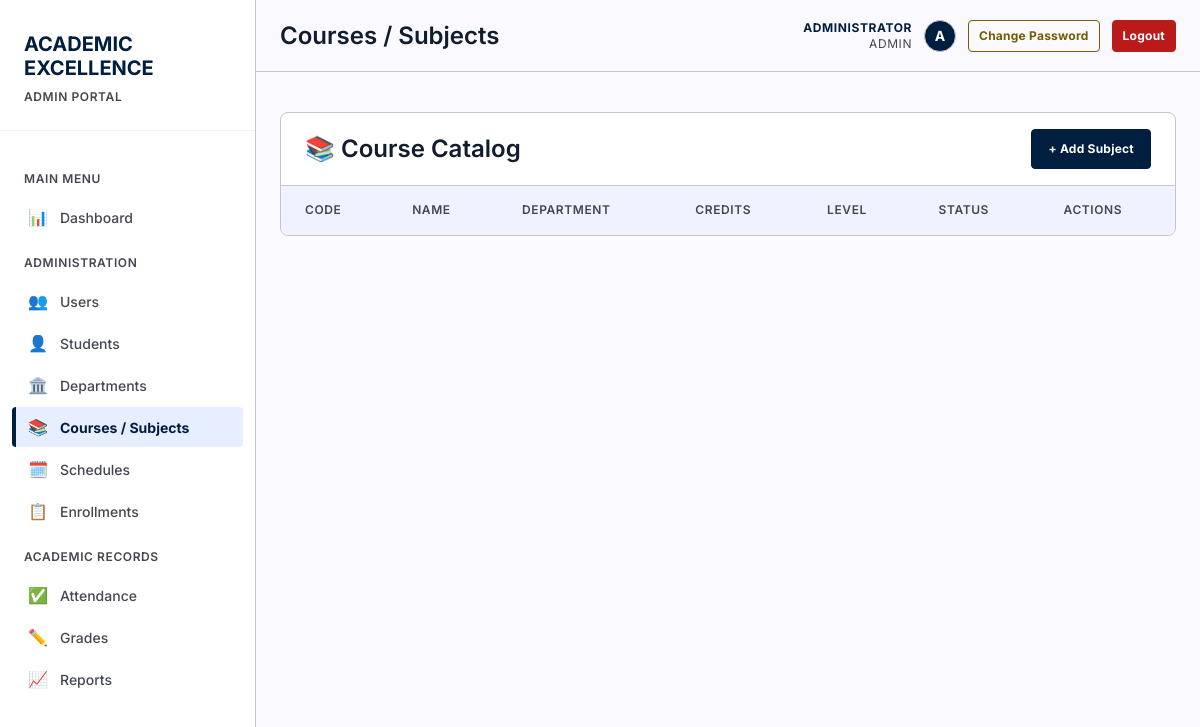
The app's page /pages/manage-subjects.php (signed in), older data.
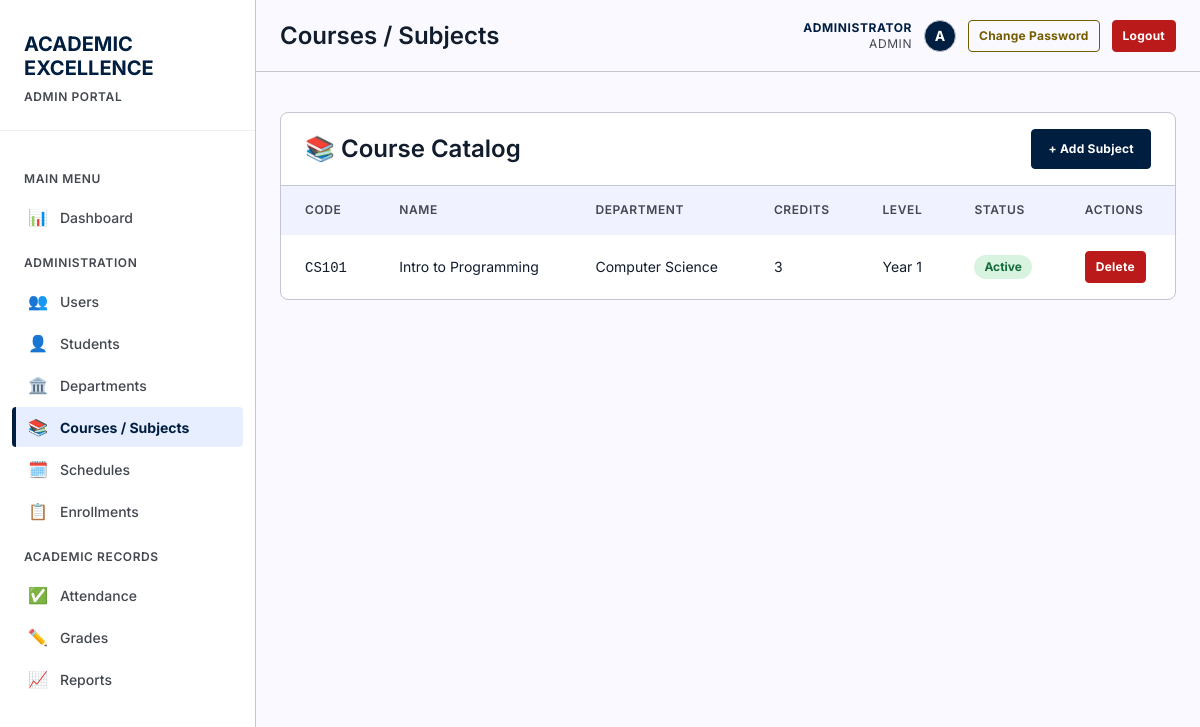
The same page, newer data.
### tables this page shows
CREATE TABLE subjects (
        id INTEGER PRIMARY KEY AUTOINCREMENT,
        subject_code TEXT UNIQUE NOT NULL,
        subject_name TEXT NOT NULL,
        description TEXT,
        credits INTEGER DEFAULT 3,
        created_at TIMESTAMP DEFAULT CURRENT_TIMESTAMP
    , department_id INTEGER REFERENCES departments(id) ON DELETE SET NULL, course_level INTEGER, is_active INTEGER NOT NULL DEFAULT 1 CHECK(is_active IN (0, 1)), updated_at DATETIME);

CREATE TABLE departments (
            id INTEGER PRIMARY KEY AUTOINCREMENT,
            department_code TEXT NOT NULL UNIQUE,
            department_name TEXT NOT NULL,
            description TEXT,
            is_active INTEGER NOT NULL DEFAULT 1 CHECK(is_active IN (0, 1)),
            created_at DATETIME NOT NULL DEFAULT CURRENT_TIMESTAMP,
            updated_at DATETIME NOT NULL DEFAULT CURRENT_TIMESTAMP
        );

### pages/manage-subjects.php (the view, shortened to what this page needs)
<?php
$db = getDB();
$subjects = $db->query("
    SELECT s.*, d.department_code, d.department_name
    FROM subjects s
    LEFT JOIN departments d ON s.department_id = d.id
    ORDER BY s.subject_code
")->fetchAll();
include '../includes/header.php';
?>
<main>
    <div class="card">
        <div class="card-header" style="display: flex; justify-content: space-between; align-items: center;">
            <h2>📚 Course Catalog</h2>
            <button class="btn btn-primary" onclick="document.getElementById('addSubjectModal').style.display='block'">+ Add Subject</button>
        </div>
        <table>
            <thead>
                <tr>
                    <th>Code</th>
                    <th>Name</th>
                    <th>Department</th>
                    <th>Credits</th>
                    <th>Level</th>
                    <th>Status</th>
                    <th>Actions</th>
                </tr>
            </thead>
            <tbody>
                <?php foreach ($subjects as $subject): ?>
                <tr>
                    <td><code><?php echo htmlspecialchars($subject['subject_code']); ?></code></td>
                    <td><?php echo htmlspecialchars($subject['subject_name']); ?></td>
                    <td><?php echo htmlspecialchars($subject['department_name'] ?? '—'); ?></td>
                    <td><?php echo $subject['credits']; ?></td>
                    <td><?php echo $subject['course_level'] ? 'Year ' . $subject['course_level'] : '—'; ?></td>
                    <td>
                        <span class="attendance-badge status-<?php echo $subject['is_active'] ? 'present' : 'absent'; ?>">
                            <?php echo $subject['is_active'] ? 'Active' : 'Inactive'; ?>
                        </span>
                    </td>
                    <td>
                        <form method="POST" style="display: inline;" onsubmit="return confirm('Delete this subject?')">
                            <button type="submit" class="btn btn-danger btn-sm">Delete</button>
                        </form>
                    </td>
                </tr>
                <?php endforeach; ?>
            </tbody>
        </table>
    </div>
</main>
<?php include '../includes/footer.php'; ?>

Row changes from the older to the newer data that the page shows:
added subjects: subject_code "CS101", subject_name "Intro to Programming", department.department_name "Computer Science", credits "3", course_level "1", is_active "Active"
